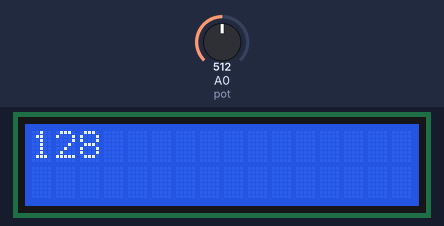
The sketch below on a simulated Arduino Uno, built with avr-gcc and run on an emulated ATmega328P. Shown: 16×2 character LCD. The test bench sets the inputs (shaded band); at power-on: A0 (pot) = 512. What the sketch prints to the serial monitor is not drawn.

Above: at 1.2 s.
1.3 s: A0 (pot) set to 716
At 2.3 s:
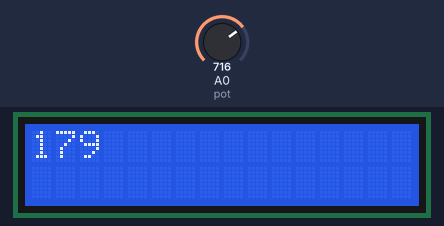
2.8 s: A0 (pot) set to 900
At 3.5 s:
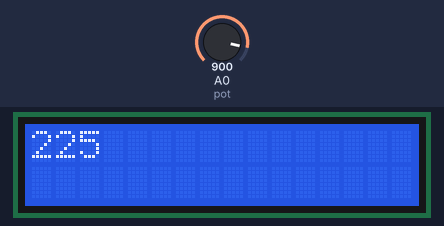
4.3 s: A0 (pot) set to 1010
At 4.6 s:
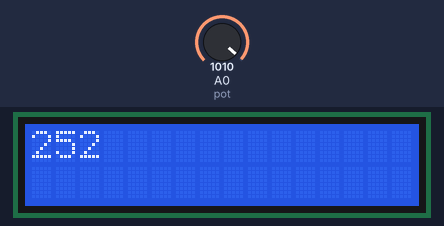
Timing chart, 0 to 7.3 s (numbered marks = the images above; inputs shaded):
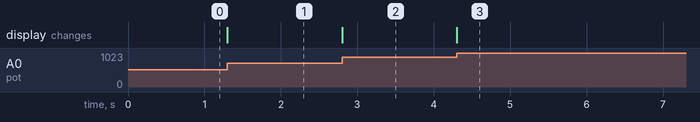

The sketch:

LCD_test.ino
```cpp
// LCD Pin Map:
// L4 (RS) -> D7
// L6 (EN) -> D6
// L11 (DB4)-> D5
// L12 (DB5)-> D4
// L13 (DB6)-> D3
// L14 (DB7)-> D2


/*
  LiquidCrystal Library - Hello World

 Demonstrates the use a 16x2 LCD display.  The LiquidCrystal
 library works with all LCD displays that are compatible with the
 Hitachi HD44780 driver. There are many of them out there, and you
 can usually tell them by the 16-pin interface.

 This sketch prints "Hello World!" to the LCD
 and shows the time.

*/

// include the library code:
#include <LiquidCrystal.h>
#include <string.h>

// initialize the library by associating any needed LCD interface pin
// with the arduino pin number it is connected to
const int rs = 7, en = 6, d4 = 5, d5 = 4, d6 = 3, d7 = 2;
LiquidCrystal lcd(rs, en, d4, d5, d6, d7);

int rawValue; // raw reading
int oldValue; // for deadband
byte Byte; // final byte
byte oldByte; // for printing

void setup() {
  // set up the LCD's number of columns and rows:
  lcd.begin(16, 2);
  // Print a message to the LCD.
  //lcd.print("hello, world!");
  Serial.begin(115200);
}

void loop() {
  // set the cursor to column 0, line 1
  // (note: line 1 is the second row, since counting begins with 0):
  lcd.setCursor(0, 0);
   // rawValue = analogRead(A0); // dummy read, if needed
  rawValue = analogRead(A0); // read pot
  if (rawValue < (oldValue - 5) || rawValue > (oldValue + 5)) { // add some deadband
    oldValue = rawValue; // update value
    Byte = oldValue >> 2; // convert 10-bit to 8-bit
    // Byte = map(oldValue, 0 , 1023, 0, 255);
    //Byte = oldValue;
    if (oldByte != Byte) { // only print if value changes
      // lcd.print("Byte is: ");
      if (Byte < 1000)
        lcd.print("   ");
      if (Byte < 100)
        lcd.print("  ");
      if (Byte < 10)
        lcd.print(" ");


      lcd.setCursor(0, 0);
      lcd.print(Byte);

      Serial.print("Byte is: ");
      Serial.println(Byte);

      oldByte = Byte; // update value
    }
  }


  // print the number of seconds since reset:
  //lcd.print(millis() / 1000);
}
```

Measured:
- after the input at 1.3 s, the display: changes at once (image 1)
- after the input at 2.8 s, the display: changes at once (image 2)
- after the input at 4.3 s, the display: changes at once (image 3)
